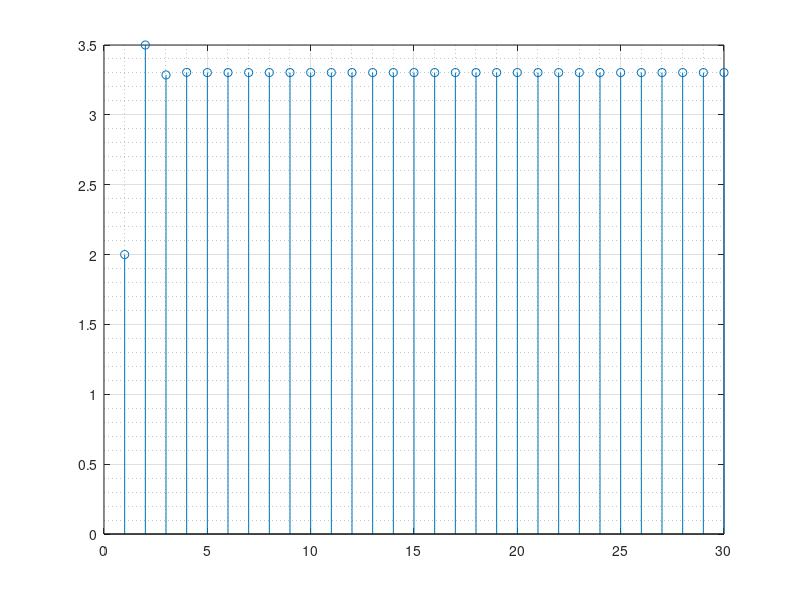

MATLAB code for this plot:
%% No of iterations
itera = 30;
%% First value and second value
f_value = 10;
s_value = -10;
%% Preallocatting matrices
%Series - Sequence matrix
%ratio - ratio of the next term and the current term 
series = zeros([1 itera]);
series(1,1) = f_value;
series(1,2) = s_value;
ratio = zeros([1 itera]);
%% For loop calculates the rest of the sequence
for i = 1:itera
    
    sum = 1*f_value + 3*s_value;
    ratio(1,i) = sum/s_value;
    f_value = s_value;
    s_value = sum;
    series(1,i+2) = sum;
    
end
%% Stemplot of the ratio
stem(ratio);
grid on;
grid minor;